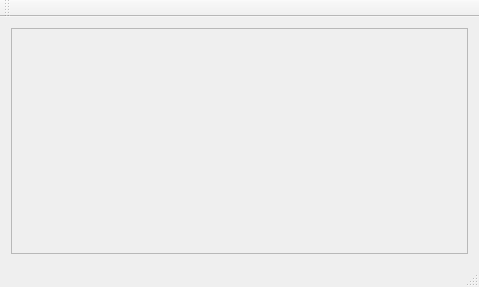
<?xml version="1.0" encoding="UTF-8"?>
<ui version="4.0">
 <class>MainWindow</class>
 <widget class="QMainWindow" name="MainWindow">
  <property name="geometry">
   <rect>
    <x>0</x>
    <y>0</y>
    <width>479</width>
    <height>287</height>
   </rect>
  </property>
  <property name="windowTitle">
   <string>CheckTime</string>
  </property>
  <widget class="QWidget" name="centralWidget">
   <layout class="QGridLayout" name="gridLayout">
    <item row="0" column="0">
     <widget class="QScrollArea" name="scrollArea">
      <property name="widgetResizable">
       <bool>true</bool>
      </property>
      <widget class="QWidget" name="scrollAreaWidgetContents">
       <property name="geometry">
        <rect>
         <x>0</x>
         <y>0</y>
         <width>459</width>
         <height>214</height>
        </rect>
       </property>
       <layout class="QGridLayout" name="gridLayout_3">
        <item row="0" column="0">
         <layout class="QGridLayout" name="gridLayout_2"/>
        </item>
       </layout>
      </widget>
     </widget>
    </item>
   </layout>
  </widget>
  <widget class="QMenuBar" name="menuBar">
   <property name="geometry">
    <rect>
     <x>0</x>
     <y>0</y>
     <width>479</width>
     <height>21</height>
    </rect>
   </property>
  </widget>
  <widget class="QToolBar" name="mainToolBar">
   <attribute name="toolBarArea">
    <enum>TopToolBarArea</enum>
   </attribute>
   <attribute name="toolBarBreak">
    <bool>false</bool>
   </attribute>
  </widget>
  <widget class="QStatusBar" name="statusBar"/>
 </widget>
 <layoutdefault spacing="6" margin="11"/>
 <resources/>
 <connections/>
</ui>
